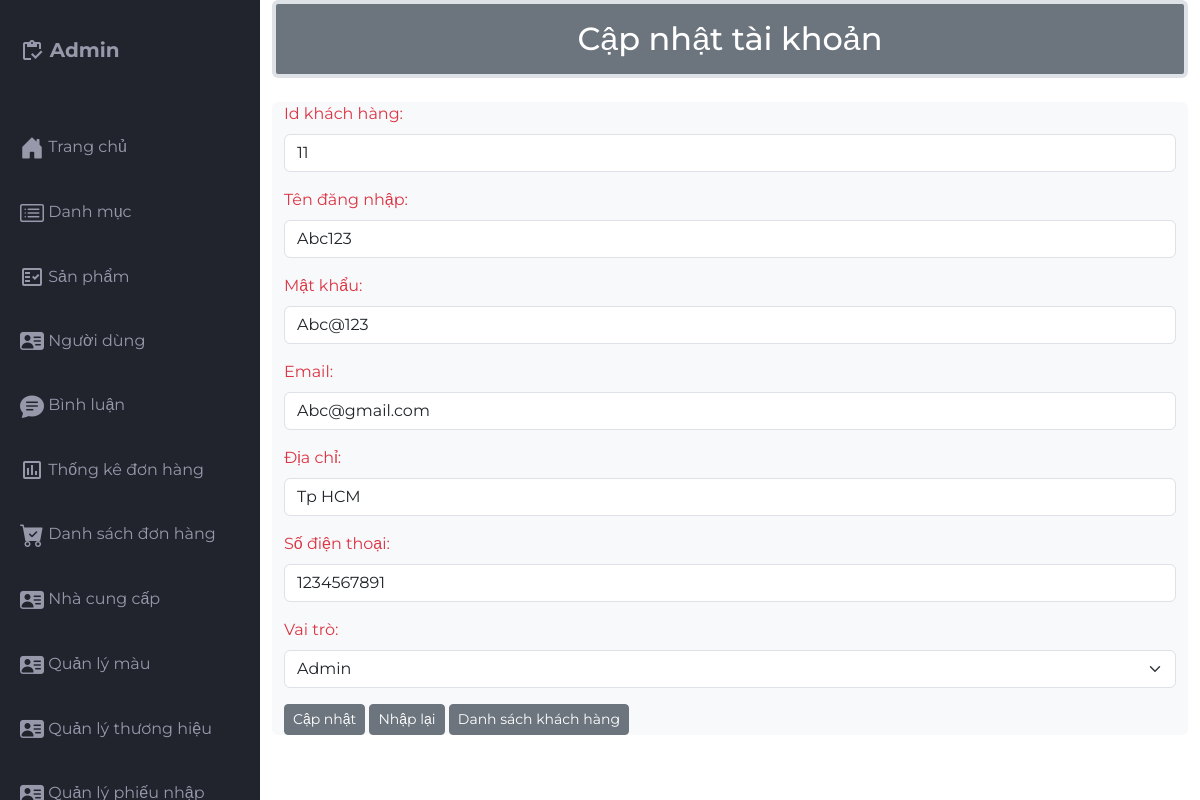
Screenshot of /src/Admin/indexadmin.php?act=suatk&kh_id=11 (signed in) with the database file from the repository.
### tables this page shows
CREATE TABLE `khachhang` (
  `kh_id` int(11) NOT NULL,
  `kh_name` varchar(55) NOT NULL,
  `kh_pass` varchar(55) NOT NULL,
  `kh_mail` varchar(255) NOT NULL,
  `kh_tel` varchar(55) NOT NULL,
  `kh_address` varchar(255) NOT NULL,
  `vaitro_id` int(11) NOT NULL,
  `trangthai` int(1) NOT NULL
);

CREATE TABLE `vaitro` (
  `vaitro_id` int(10) NOT NULL COMMENT 'ID vai trò',
  `vaitro_name` varchar(250) NOT NULL COMMENT 'Vai trò'
);

### src/app/model/connectdb.php (called while the page is built, shortened)
<?php
function get_connect()
{
    try {
        $conn = new PDO("mysql:host=localhost;dbname=da1;charset=utf8", "root", "");
        $conn->setAttribute(PDO::ATTR_ERRMODE, PDO::ERRMODE_EXCEPTION);
        return $conn;
    } catch (Exception $e) {
        echo 'Kết nối thất bại: ' . $e->getMessage();
        return null;
    }
}
function pdo_queryall($sql)
{
    $thamso = array_slice(func_get_args(), 1);
    $conn = get_connect();
    try {
        $exe = $conn->prepare($sql);
        $exe->execute($thamso);
        return $exe->fetchAll(PDO::FETCH_ASSOC);
    } catch (Exception $e) {
        echo 'Thao tác thất bại: ' . $e->getMessage();
    } finally {
        unset($conn);
    }
}
function pdo_query_one($sql)
{
    $thamso = array_slice(func_get_args(), 1);
    $conn = get_connect();
    try {
        $exe = $conn->prepare($sql);
        $exe->execute($thamso);
        return $exe->fetch(PDO::FETCH_ASSOC);
    } catch (Exception $e) {
        echo 'Thao tác thất bại: ' . $e->getMessage();
    } finally {
        unset($conn);
    }
}

### src/app/model/khachhang.php (called while the page is built, shortened)
<?php
function loadone_taikhoan($kh_id)
{
    $sql = "select * from khachhang where kh_id = '$kh_id'";
    $result = pdo_query_one($sql);
    return $result;
}

### src/app/model/qlpq.php (called while the page is built, shortened)
<?php
function getallvt(){
    $sql =" select * from vaitro";
    $result = pdo_queryall($sql);
    return $result;
}
?>

### src/Admin/taikhoan/updatetk.php (the view, shortened to what this page needs)
<?php
if (is_array($tk)) {
    extract($tk);
}
?>
<div class="container">
    <h2 class="border border-4 mb-4 text-bg-secondary p-3 text-center rounded">Cập nhật tài khoản</h2>
    <div class="container text-bg-light rounded">
        <form action="indexadmin.php?act=updatetk" method="post"  onsubmit="return validateForm();">
            <div class="mb-3 mt-3">
                <label for="kh_id " class="form-label text-danger">Id khách hàng:</label>
                <input type="text" class="form-control" id="kh_id " placeholder="Tên đăng nhập" value="<?= $kh_id ?>"
                    name="kh_id" required>
            </div>
            <div class="mb-3 mt-3">
                <label for="kh_name" class="form-label text-danger">Tên đăng nhập:</label>
                <input type="text" class="form-control" id="kh_name" placeholder="Tên đăng nhập" value="<?= $kh_name ?>"
                    name="kh_name">
            </div>
            <div class="mb-3 mt-3">
                <label for="kh_pass" class="form-label text-danger">Mật khẩu:</label>
                <input type="text" class="form-control" id="kh_pass" placeholder="Mật khẩu" value="<?= $kh_pass ?>"
                    name="kh_pass">
            </div>
            <div class="mb-3 mt-3">
                <label for="kh_mail" class="form-label text-danger">Email:</label>
                <input type="email" class="form-control" id="kh_mail" placeholder="Email" value="<?= $kh_mail ?>"
                    name="kh_mail">
            </div>
            <div class="mb-3 mt-3">
                <label for="kh_address" class="form-label text-danger">Địa chỉ:</label>
                <input type="text" class="form-control" id="kh_address" placeholder="Địa chỉ" value="<?= $kh_address ?>"
                    name="kh_address">
            </div>
            <div class="mb-3 mt-3">
                <label for="kh_tel" class="form-label text-danger">Số điện thoại:</label>
                <input type="tel" class="form-control" id="kh_tel" placeholder="Số điện thoại" value="<?= $kh_tel ?>"
                    name="kh_tel">
            </div>
             <div class="mb-3 mt-3">
                <label for="vaitro" class="form-label text-danger">Vai trò:</label>
                <?php
                $vaitros = getallvt();
                ?>
                <select class="form-select" id="vaitro" name="vaitro_id">
                    <?php
                    foreach ($vaitros as $vt) {
                    ?>
                        <option value="<?php echo $vt['vaitro_id']; ?>" <?php if ($vt['vaitro_id'] == $vaitro_id) echo 'selected'; ?>>
                            <?php echo $vt['vaitro_name']; ?>
                        </option>
                    <?php
                    }
                    ?>
                </select>
            </div>
            <div class="mb-3 mt-3">
                <button type="submit" class="btn btn-secondary btn-sm" name="update">Cập nhật</button>
                <button type="reset" class="btn btn-secondary btn-sm">Nhập lại</button>
                <a href="indexadmin.php?act=listtk">
                    <button type="button" class="btn btn-secondary btn-sm">Danh sách khách hàng</button>
                </a>
            </div>
        </form>
    </div>
</div>

### src/Admin/css/styles.css (style rules this page uses)
body { margin: 0; padding: 0; box-sizing: border-box; background-color: #e6e8ed; color: #666666; font-family: "Montserrat", sans-serif; }

### rows the page displays
khachhang: kh_id "11", kh_name "Abc123", kh_pass "Abc@123", kh_mail "Abc@gmail.com", kh_address "Tp HCM", kh_tel "1234567891", vaitro_id "Admin"
